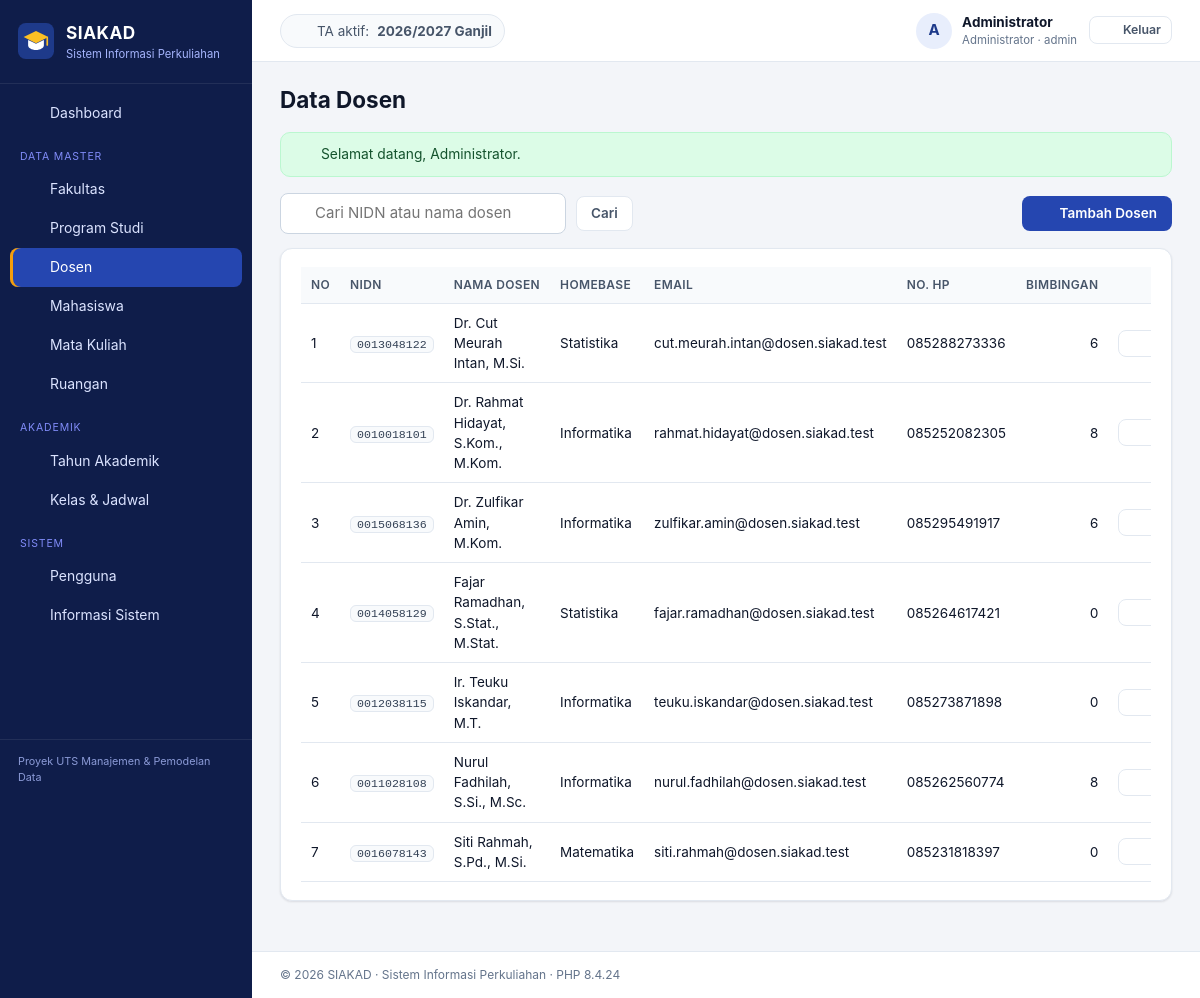
Page /index.php?page=admin/dosen (signed in) on the committed database.
### tables this page shows
CREATE TABLE tahun_akademik (
  id_ta       INT UNSIGNED NOT NULL AUTO_INCREMENT,
  tahun       CHAR(9)      NOT NULL,               
  semester    ENUM('Ganjil','Genap') NOT NULL,
  is_aktif    TINYINT(1)   NOT NULL DEFAULT 0,
  created_at  TIMESTAMP    NOT NULL DEFAULT CURRENT_TIMESTAMP,
  PRIMARY KEY (id_ta),
  UNIQUE KEY uq_ta (tahun, semester)
);

CREATE TABLE dosen (
  id_dosen    INT UNSIGNED  NOT NULL AUTO_INCREMENT,
  nidn        CHAR(10)      NOT NULL,
  nama_dosen  VARCHAR(100)  NOT NULL,
  email       VARCHAR(100)  NULL,
  no_hp       VARCHAR(20)   NULL,
  id_prodi    INT UNSIGNED  NOT NULL,
  id_user     INT UNSIGNED  NULL,
  created_at  TIMESTAMP     NOT NULL DEFAULT CURRENT_TIMESTAMP,
  PRIMARY KEY (id_dosen),
  UNIQUE KEY uq_dosen_nidn (nidn),
  UNIQUE KEY uq_dosen_email (email),
  UNIQUE KEY uq_dosen_user (id_user),
  KEY idx_dosen_prodi (id_prodi),
  CONSTRAINT fk_dosen_prodi FOREIGN KEY (id_prodi)
    REFERENCES program_studi (id_prodi) ON UPDATE CASCADE ON DELETE RESTRICT,
  CONSTRAINT fk_dosen_user FOREIGN KEY (id_user)
    REFERENCES users (id_user) ON UPDATE CASCADE ON DELETE SET NULL
);

CREATE TABLE program_studi (
  id_prodi     INT UNSIGNED  NOT NULL AUTO_INCREMENT,
  kode_prodi   VARCHAR(10)   NOT NULL,
  nama_prodi   VARCHAR(100)  NOT NULL,
  jenjang      ENUM('D3','S1','S2','S3') NOT NULL DEFAULT 'S1',
  id_fakultas  INT UNSIGNED  NOT NULL,
  created_at   TIMESTAMP     NOT NULL DEFAULT CURRENT_TIMESTAMP,
  PRIMARY KEY (id_prodi),
  UNIQUE KEY uq_prodi_kode (kode_prodi),
  KEY idx_prodi_fakultas (id_fakultas),
  CONSTRAINT fk_prodi_fakultas FOREIGN KEY (id_fakultas)
    REFERENCES fakultas (id_fakultas) ON UPDATE CASCADE ON DELETE RESTRICT
);

### app/core/Controller.php (called while the page is built, shortened)
<?php
abstract class Controller
{
    protected function render(string $view, array $data = [], string $layout = 'layouts/main'): void
    {
        $viewFile = APP_PATH . '/views/' . $view . '.php';
        extract($data, EXTR_SKIP);
        require $viewFile;
        $content = ob_get_clean();
        require APP_PATH . '/views/' . $layout . '.php';
    }
}

### app/controllers/DosenController.php (called while the page is built, shortened)
<?php
class DosenController extends Controller
{
    private Dosen $model;
    public function __construct()
    {
        $this->model = new Dosen();
    }
    public function index(): void
    {
        $cari = (string) input('cari', '');
        $this->render('admin/dosen/index', [
            'title' => 'Data Dosen',
            'rows'  => $this->model->all($cari),
            'cari'  => $cari,
        ]);
    }
}

### index.php (called while the page is built, shortened)
<?php
require APP_PATH . '/core/helpers.php';
spl_autoload_register(function (string $class): void {
    foreach (['core', 'controllers', 'models'] as $dir) {
        $file = APP_PATH . "/$dir/$class.php";
        if (is_file($file)) {
            return;
        }
    }
});
$page = (string) ($_GET['page'] ?? (Auth::check() ? 'dashboard' : 'login'));
$action = (string) ($_GET['action'] ?? 'index');
$method = lcfirst(str_replace(' ', '', ucwords(str_replace('-', ' ', $action))));
$controller = new $controllerClass();
try {
    $controller->$method();
} catch (PDOException $e) {
    error_log('[SIAKAD] ' . $e->getMessage());
    if ($_SERVER['REQUEST_METHOD'] === 'POST') {
        flash('error', db_error_message($e));
        $back = $_SERVER['HTTP_REFERER'] ?? url($page);
        header('Location: ' . $back);
        exit;
    }
    abort(500, db_error_message($e));
}

### app/core/Model.php (called while the page is built, shortened)
<?php
abstract class Model
{
    protected PDO $db;
    public function __construct()
    {
        $this->db = Database::connection();
    }
    protected function fetchAll(string $sql, array $params = []): array
    {
        $stmt = $this->db->prepare($sql);
        $stmt->execute($params);
        return $stmt->fetchAll();
    }
    protected function fetchOne(string $sql, array $params = []): ?array
    {
        $stmt = $this->db->prepare($sql);
        $stmt->execute($params);
        $row = $stmt->fetch();
        return $row === false ? null : $row;
    }
}

### config/config.php (called while the page is built, shortened)
<?php
$env = static function (string $key, $default) {
    $value = getenv($key);
    return $value === false || $value === '' ? $default : $value;
};
$config = [
    'app_name'     => 'SIAKAD',
    'app_subtitle' => 'Sistem Informasi Perkuliahan',
    'db_host'      => $env('DB_HOST', '127.0.0.1'),
    'db_port'      => (int) $env('DB_PORT', 3306),
    'db_name'      => $env('DB_NAME', 'db_siakad'),
    'db_user'      => $env('DB_USER', 'root'),
    'db_pass'      => $env('DB_PASS', ''),
    'timezone'     => 'Asia/Jakarta',
    'debug'        => filter_var($env('APP_DEBUG', false), FILTER_VALIDATE_BOOLEAN),
];
$local = __DIR__ . '/config.local.php';
return $config;

### app/core/Database.php (called while the page is built)
<?php
final class Database
{
    private static ?PDO $pdo = null;
    public static function connection(): PDO
    {
        if (self::$pdo === null) {
            $c = config();
            $dsn = sprintf(
                'mysql:host=%s;port=%d;dbname=%s;charset=utf8mb4',
                $c['db_host'],
                $c['db_port'],
                $c['db_name']
            );
            self::$pdo = new PDO($dsn, $c['db_user'], $c['db_pass'], [
                PDO::ATTR_ERRMODE            => PDO::ERRMODE_EXCEPTION,
                PDO::ATTR_DEFAULT_FETCH_MODE => PDO::FETCH_ASSOC,
                PDO::ATTR_EMULATE_PREPARES   => false,
            ]);
            self::$pdo->exec("SET time_zone = '+07:00'");
        }
        return self::$pdo;
    }
}

### app/models/Dosen.php (called while the page is built, shortened)
<?php
class Dosen extends Model
{
    public function all(string $cari = ''): array
    {
        $sql = "SELECT d.*, p.nama_prodi, u.username, u.is_aktif,
                       (SELECT COUNT(*) FROM mahasiswa m WHERE m.id_dosen_wali = d.id_dosen) AS jumlah_bimbingan
                FROM dosen d
                JOIN program_studi p ON p.id_prodi = d.id_prodi
                LEFT JOIN users u    ON u.id_user  = d.id_user";
        $params = [];
        return $this->fetchAll($sql . ' ORDER BY d.nama_dosen', $params);
    }
}

### app/core/Auth.php (called while the page is built, shortened)
<?php
final class Auth
{
    public static function user(): ?array
    {
        return $_SESSION['user'] ?? null;
    }
}

### app/models/TahunAkademik.php (called while the page is built, shortened)
<?php
class TahunAkademik extends Model
{
    public function aktif(): ?array
    {
        return $this->fetchOne('SELECT * FROM tahun_akademik WHERE is_aktif = 1 LIMIT 1');
    }
}

### app/views/admin/dosen/index.php (the view, shortened to what this page needs)
<form class="toolbar filter" method="get">
    <div class="search">
        <?= icon('search', 16) ?>
        <input type="search" name="cari" value="<?= e($cari) ?>" placeholder="Cari NIDN atau nama dosen">
    </div>
    <button class="btn btn-ghost" type="submit">Cari</button>
    <a class="btn btn-primary" href="<?= e(url('admin/dosen', ['action' => 'create'])) ?>"><?= icon('plus', 16) ?><span>Tambah Dosen</span></a>
</form>
<section class="card">
    <div class="table-wrap">
        <table class="table">
            <thead><tr><th>No</th><th>NIDN</th><th>Nama Dosen</th><th>Homebase</th><th>Email</th><th>No. HP</th><th class="num">Bimbingan</th><th class="actions">Aksi</th></tr></thead>
            <tbody>
            <?php foreach ($rows as $i => $r): ?>
                <tr>
                    <td><?= $i + 1 ?></td>
                    <td><code><?= e($r['nidn']) ?></code></td>
                    <td><?= e($r['nama_dosen']) ?></td>
                    <td><?= e($r['nama_prodi']) ?></td>
                    <td><?= e($r['email'] ?? '-') ?></td>
                    <td><?= e($r['no_hp'] ?? '-') ?></td>
                    <td class="num"><?= e($r['jumlah_bimbingan']) ?></td>
                    <td class="actions">
                        <a class="btn btn-sm btn-ghost" href="<?= e(url('admin/dosen', ['action' => 'edit', 'id' => $r['id_dosen']])) ?>"><?= icon('edit', 15) ?><span>Ubah</span></a>
                    </td>
                </tr>
            <?php endforeach; ?>
            </tbody>
        </table>
    </div>
</section>

### app/core/helpers.php (shortened to what this page needs)
<?php
function config(?string $key = null): mixed
{
    static $config = null;
    $config ??= require BASE_PATH . '/config/config.php';
    return $key === null ? $config : ($config[$key] ?? null);
}
function e(mixed $value): string
{
    return htmlspecialchars((string) ($value ?? ''), ENT_QUOTES | ENT_SUBSTITUTE, 'UTF-8');
}
function base_url(string $path = ''): string
{
    $dir = rtrim(str_replace('\\', '/', dirname($_SERVER['SCRIPT_NAME'] ?? '/')), '/');
    return $dir . '/' . ltrim($path, '/');
}
function url(string $page, array $params = []): string
{
    $query = http_build_query(array_merge(['page' => $page], $params));
    return base_url('index.php') . '?' . $query;
}
function asset(string $path): string
{
    $file = BASE_PATH . '/assets/' . $path;
    $version = is_file($file) ? filemtime($file) : 1;
    return base_url('assets/' . $path) . '?v=' . $version;
}
function flash(string $type, ?string $message = null): ?string
{
    $msg = $_SESSION['_flash'][$type] ?? null;
    return $msg;
}
function is_active_page(string $prefix): string
{
    $page = $_GET['page'] ?? 'dashboard';
    return str_starts_with($page, $prefix) ? ' active' : '';
}
function icon(string $name, int $size = 18): string
{
    $p = $paths[$name] ?? $paths['grid'];
    return '<svg class="icon" width="' . $size . '" height="' . $size . '" viewBox="0 0 24 24" fill="none" stroke="currentColor" stroke-width="2" stroke-linecap="round" stroke-linejoin="round" aria-hidden="true">' . $p . '</svg>';
}

### app/views/layouts/main.php (shortened to what this page needs)
<?php
$user = Auth::user();
$role = $user['role'];
$taAktif = (new TahunAkademik())->aktif();
$menu = [
    'admin' => [
        ['Dashboard', 'dashboard', 'home'],
        ['__', 'Data Master'],
        ['Fakultas', 'admin/fakultas', 'building'],
        ['Program Studi', 'admin/prodi', 'layers'],
        ['Dosen', 'admin/dosen', 'user'],
        ['Mahasiswa', 'admin/mahasiswa', 'users'],
        ['Mata Kuliah', 'admin/mata-kuliah', 'book'],
        ['Ruangan', 'admin/ruangan', 'map'],
        ['__', 'Akademik'],
        ['Tahun Akademik', 'admin/tahun-akademik', 'calendar'],
        ['Kelas & Jadwal', 'admin/kelas', 'grid'],
        ['__', 'Sistem'],
        ['Pengguna', 'admin/pengguna', 'key'],
        ['Informasi Sistem', 'admin/sistem', 'server'],
    ],
    'dosen' => [
        ['Dashboard', 'dashboard', 'home'],
        ['__', 'Pengajaran'],
        ['Kelas & Input Nilai', 'dosen/kelas', 'clipboard'],
        ['Perwalian (KRS)', 'dosen/perwalian', 'users'],
    ],
    'mahasiswa' => [
        ['Dashboard', 'dashboard', 'home'],
        ['__', 'Akademik'],
        ['Isi KRS', 'mahasiswa/krs', 'clipboard'],
        ['Kartu Hasil Studi', 'mahasiswa/khs', 'file'],
        ['Transkrip Nilai', 'mahasiswa/transkrip', 'award'],
    ],
][$role];
$roleLabel = ['admin' => 'Administrator', 'dosen' => 'Dosen', 'mahasiswa' => 'Mahasiswa'][$role];
?>
<!doctype html>
<html lang="id">
<head>
    <link rel="stylesheet" href="<?= e(asset('css/style.css')) ?>">
</head>
<body class="role-<?= e($role) ?>">
<div class="app">
    <aside class="sidebar" id="sidebar">
        <a class="brand" href="<?= e(url('dashboard')) ?>">
            <img src="<?= e(asset('img/logo.svg')) ?>" alt="" width="36" height="36">
            <span>
                <strong><?= e(config('app_name')) ?></strong>
                <small><?= e(config('app_subtitle')) ?></small>
            </span>
        </a>
        <nav class="nav">
            <?php foreach ($menu as $item): ?>
                <?php if ($item[0] === '__'): ?>
                    <div class="nav-section"><?= e($item[1]) ?></div>
                <?php else: ?>
                    <a class="nav-link<?= $item[1] === 'dashboard' ? (($_GET['page'] ?? 'dashboard') === 'dashboard' ? ' active' : '') : is_active_page($item[1]) ?>"
                       href="<?= e(url($item[1])) ?>"><?= icon($item[2]) ?><span><?= e($item[0]) ?></span></a>
                <?php endif; ?>
            <?php endforeach; ?>
        </nav>
        <div class="sidebar-foot">Proyek UTS Manajemen &amp; Pemodelan Data</div>
    </aside>
    <div class="main">
        <header class="topbar">
            <div class="topbar-ta">
                <?= icon('calendar', 16) ?>
                <?php if ($taAktif): ?>
                    TA aktif: <strong><?= e($taAktif['tahun']) ?> <?= e($taAktif['semester']) ?></strong>
                <?php else: ?>
                    Belum ada tahun akademik aktif
                <?php endif; ?>
            </div>
            <div class="topbar-user">
                <a href="<?= e(url('profil')) ?>" class="user-chip">
                    <span class="avatar"><?= e(mb_strtoupper(mb_substr(preg_replace('/^(Dr\.|Ir\.)\s*/', '', $user['nama']), 0, 1))) ?></span>
                    <span class="user-meta">
                        <strong><?= e($user['nama']) ?></strong>
                        <small><?= e($roleLabel) ?> · <?= e($user['username']) ?></small>
                    </span>
                </a>
                <form method="post" action="<?= e(url('logout', ['action' => 'logout'])) ?>">
                    <button class="btn btn-sm btn-ghost" type="submit"><?= icon('logout', 16) ?><span>Keluar</span></button>
                </form>
            </div>
        </header>
        <main class="content">
            <div class="page-head">
                <h1><?= e($title ?? '') ?></h1>
            </div>
            <?php foreach (['success', 'error'] as $type): ?>
                <?php if ($msg = flash($type)): ?>
                    <div class="alert alert-<?= $type ?>" role="alert">
                        <?= icon($type === 'success' ? 'check' : 'x', 16) ?><span><?= e($msg) ?></span>
                    </div>
                <?php endif; ?>
            <?php endforeach; ?>
            <?= $content ?>
        </main>
        <footer class="footer">
            &copy; <?= date('Y') ?> <?= e(config('app_name')) ?> · <?= e(config('app_subtitle')) ?> · PHP <?= PHP_VERSION ?>
        </footer>
    </div>
</div>
</body>
</html>

### rows in the picture
tahun_akademik: tahun "2026/2027", semester "Ganjil"
dosen: nidn "0013048122", nama_dosen "Dr. Cut Meurah Intan, M.Si.", id_prodi.nama_prodi "Statistika", email "cut.meurah.intan@dosen.siakad.test", no_hp "085288273336", jumlah_bimbingan "6", $size 15 (drawn)
dosen: nidn "0010018101", nama_dosen "Dr. Rahmat Hidayat, S.Kom., M.Kom.", id_prodi.nama_prodi "Informatika", email "rahmat.hidayat@dosen.siakad.test", no_hp "085252082305", jumlah_bimbingan "8", $size 15 (drawn)
dosen: nidn "0015068136", nama_dosen "Dr. Zulfikar Amin, M.Kom.", id_prodi.nama_prodi "Informatika", email "zulfikar.amin@dosen.siakad.test", no_hp "085295491917", jumlah_bimbingan "6", $size 15 (drawn)
dosen: nidn "0014058129", nama_dosen "Fajar Ramadhan, S.Stat., M.Stat.", id_prodi.nama_prodi "Statistika", email "fajar.ramadhan@dosen.siakad.test", no_hp "085264617421", jumlah_bimbingan "0", $size 15 (drawn)
dosen: nidn "0012038115", nama_dosen "Ir. Teuku Iskandar, M.T.", id_prodi.nama_prodi "Informatika", email "teuku.iskandar@dosen.siakad.test", no_hp "085273871898", jumlah_bimbingan "0", $size 15 (drawn)
dosen: nidn "0011028108", nama_dosen "Nurul Fadhilah, S.Si., M.Sc.", id_prodi.nama_prodi "Informatika", email "nurul.fadhilah@dosen.siakad.test", no_hp "085262560774", jumlah_bimbingan "8", $size 15 (drawn)
dosen: nidn "0016078143", nama_dosen "Siti Rahmah, S.Pd., M.Si.", id_prodi.nama_prodi "Matematika", email "siti.rahmah@dosen.siakad.test", no_hp "085231818397", jumlah_bimbingan "0", $size 15 (drawn)

### other values in the picture
config('app_name') "SIAKAD"
config('app_subtitle') "Sistem Informasi Perkuliahan"
$item[0] "Dashboard"
$item[1] "DATA MASTER"
$item[0] "Fakultas"
$item[0] "Program Studi"
$item[0] "Dosen"
$item[0] "Mahasiswa"
$item[0] "Mata Kuliah"
$item[0] "Ruangan"
$item[1] "AKADEMIK"
$item[0] "Tahun Akademik"
$item[0] "Kelas & Jadwal"
$item[1] "SISTEM"
$item[0] "Pengguna"
